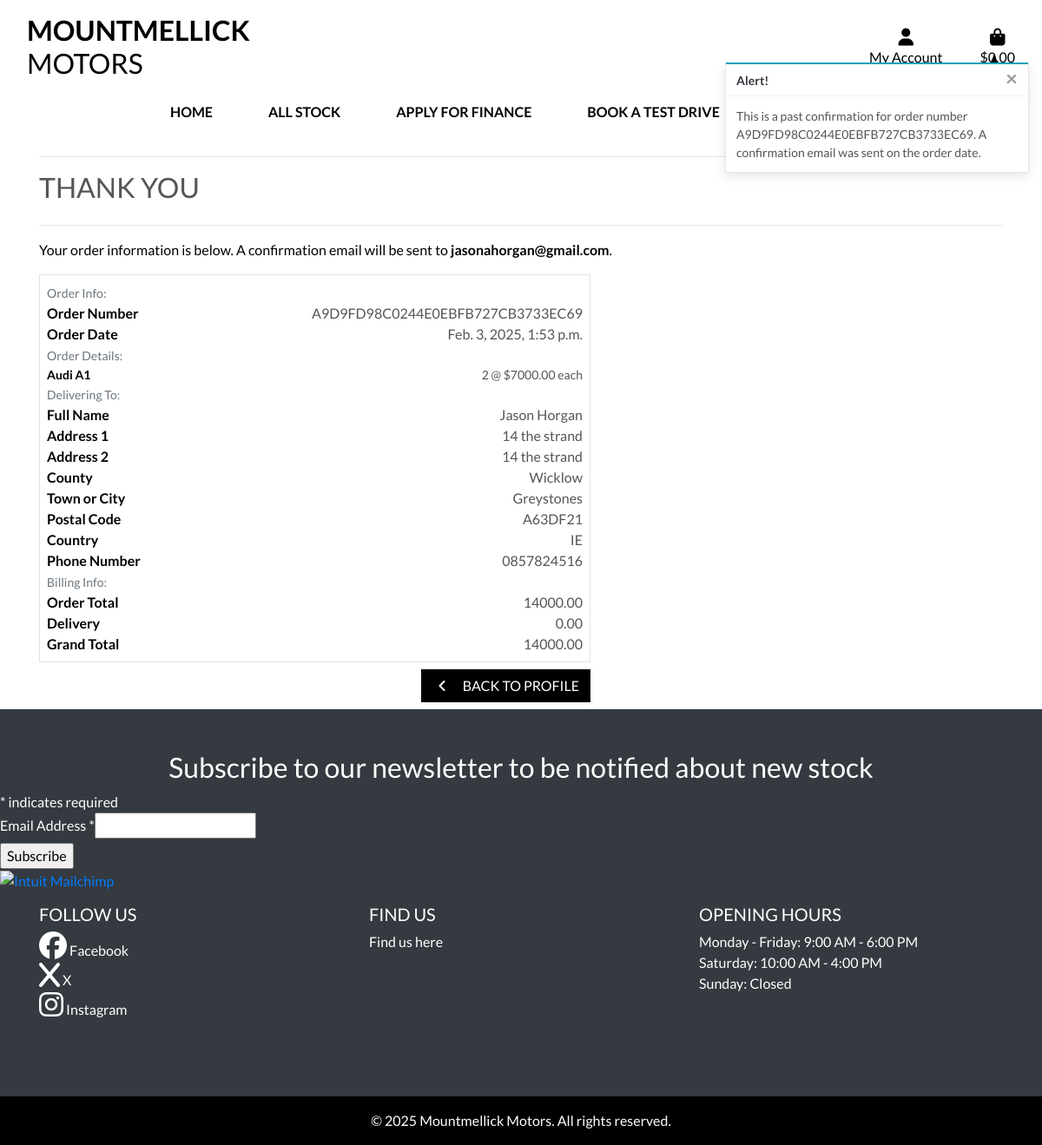
The app's page /profile/order_history/A9D9FD98C0244E0EBFB727CB3733EC69 with its own data.
### checkout/models.py (models this page shows, shortened)
class Order(models.Model):
    order_number = models.CharField(max_length=32, null=False, editable=False)
    user_profile = models.ForeignKey(UserProfile, on_delete=models.SET_NULL,
                                     null=True, blank=True, related_name='orders')
    full_name = models.CharField(max_length=50, null=False, blank=False)
    email = models.EmailField(max_length=254, null=False, blank=False)
    phone_number = models.CharField(max_length=20, null=False, blank=False)
    country = CountryField(blank_label='Country *', null=False, blank=False)
    postcode = models.CharField(max_length=20, null=True, blank=True)
    town_or_city = models.CharField(max_length=40, null=False, blank=False)
    street_address1 = models.CharField(max_length=80, null=False, blank=False)
    street_address2 = models.CharField(max_length=80, null=True, blank=True)
    county = models.CharField(max_length=80, null=True, blank=True)
    date = models.DateTimeField(auto_now_add=True)
    delivery_cost = models.DecimalField(max_digits=6, decimal_places=2, null=False, default=0)
    order_total = models.DecimalField(max_digits=12, decimal_places=2, null=False, default=0)
    grand_total = models.DecimalField(max_digits=12, decimal_places=2, null=False, default=0)
    original_bag = models.TextField(null=False, blank=False, default='')
    stripe_pid = models.CharField(max_length=254, null=False, blank=False, default='')

class OrderLineItem(models.Model):
    order = models.ForeignKey(Order, null=False, blank=False, on_delete=models.CASCADE, related_name='lineitems')
    product = models.ForeignKey(Stock, null=False, blank=False, on_delete=models.CASCADE)
    quantity = models.IntegerField(null=False, blank=False, default=0)
    lineitem_total = models.DecimalField(max_digits=12, decimal_places=2, null=False, blank=False, editable=False)

### products/models.py (models this page shows, shortened)
class Stock(models.Model):
    FUEL_TYPE_CHOICES = [
        ('petrol', 'Petrol'),
        ('diesel', 'Diesel'),
        ('electric', 'Electric'),
        ('hybrid', 'Hybrid'),
        ('other', 'Other'),
    ]
    TRANSMISSION_TYPE_CHOICES = [
        ('manual', 'Manual'),
        ('automatic', 'Automatic'),
        ('semi_automatic', 'Semi-Automatic'),
        ('other', 'Other'),
    ]
    reg_number = models.CharField(
        max_length=254,
        unique=True,
        validators=[RegexValidator(regex='^[A-Za-z0-9]*$', message='Registration number must be alphanumeric')]
    )
    make = models.CharField(max_length=254, null=True, blank=True)
    model = models.CharField(max_length=254, null=True, blank=True)
    fuel_type = models.CharField(
        max_length=20,
        choices=FUEL_TYPE_CHOICES,
        null=True,
        blank=True
    )
    transmission_type = models.CharField(
        max_length=20,
        choices=TRANSMISSION_TYPE_CHOICES,
        null=True,
        blank=True
    )
    description = models.TextField()
    price = models.DecimalField(max_digits=8, decimal_places=2)
    image_url = models.URLField(max_length=1024, null=True, blank=True)
    image = models.ImageField(null=True, blank=True)

### profiles/views.py (the view)
# urls.py: path('order_history/<order_number>', views.order_history, name='order_history'),
def order_history(request, order_number):
    order = get_object_or_404(Order, order_number=order_number)
    messages.info(request, (
        f'This is a past confirmation for order number {order_number}. '
        'A confirmation email was sent on the order date.'
    ))
    template = 'checkout/checkout_success.html'
    context = {
        'order': order,
        'from_profile': True,
    }
    return render(request, template, context)

### bag/contexts.py (called while the page is built, shortened)
def bag_contents(request):
    bag_items = []
    total = 0
    stock_count = 0
    bag = request.session.get('bag', {})
    if total < settings.FREE_DELIVERY_THRESHOLD:
        delivery = total * Decimal(settings.STANDARD_DELIVERY_PERCENTAGE / 100)
        free_delivery_delta = settings.FREE_DELIVERY_THRESHOLD - total
    else:
        delivery = 0
        free_delivery_delta = 0
    grand_total = delivery + total
    context = {
        'bag_items': bag_items,
        'total': total,
        'stock_count': stock_count,
        'delivery': delivery,
        'free_delivery_delta': free_delivery_delta,
        'free_delivery_threshold': settings.FREE_DELIVERY_THRESHOLD,
        'grand_total': grand_total,
    }
    return context

### checkout/templates/checkout/checkout_success.html (shortened to what this page needs)
{% extends "base.html" %}
{% load static %}
{% block extra_css %}
    <link rel="stylesheet" href="{% static 'checkout/css/checkout.css' %}">
{% endblock %}
{% block content %}
    <div class="overlay"></div>
    <div class="container">
        <div class="row">
            <div class="col">
                <hr>
                <h2 class="logo-font mb-4">Thank You</h2>
                <hr>
                <p class="text-black">Your order information is below. A confirmation email will be sent to <strong>{{ order.email }}</strong>.</p>
            </div>
        </div>
        <div class="row">
            <div class="col-12 col-lg-7">
                <div class="order-confirmation-wrapper p-2 border">
                    <div class="row">
                        <div class="col">
                            <small class="text-muted">Order Info:</small>
                        </div>
                    </div>
                    <div class="row">
                        <div class="col-12 col-md-4">
                            <p class="mb-0 text-black font-weight-bold">Order Number</p>
                        </div>
                        <div class="col-12 col-md-8 text-md-right">
                            <p class="mb-0">{{ order.order_number }}</p>
                        </div>
                    </div>
                    <div class="row">
                        <div class="col-12 col-md-4">
                            <p class="mb-0 text-black font-weight-bold">Order Date</p>
                        </div>
                        <div class="col-12 col-md-8 text-md-right">
                            <p class="mb-0">{{ order.date }}</p>
                        </div>
                    </div>
                    <div class="row">
                        <div class="col">
                            <small class="text-muted">Order Details:</small>
                        </div>
                    </div>
                    {% for item in order.lineitems.all %}
                    <div class="row">
                        <div class="col-12 col-md-4">
                            <p class="small mb-0 text-black font-weight-bold">
                                {{ item.product.make }} {{ item.product.model }}
                            </p>
                        </div>
                        <div class="col-12 col-md-8 text-md-right">
                            <p class="small mb-0">{{ item.quantity }} @ ${{ item.product.price }} each</p>
                        </div>
                    </div>
                    {% endfor %}
                    <div class="row">
                        <div class="col">
                            <small class="text-muted">Delivering To:</small>
                        </div>
                    </div>
                    <div class="row">
                        <div class="col-12 col-md-4">
                            <p class="mb-0 text-black font-weight-bold">Full Name</p>
                        </div>
                        <div class="col-12 col-md-8 text-md-right">
                            <p class="mb-0">{{ order.full_name }}</p>
                        </div>
                    </div>
                    <div class="row">
                        <div class="col-12 col-md-4">
                            <p class="mb-0 text-black font-weight-bold">Address 1</p>
                        </div>
                        <div class="col-12 col-md-8 text-md-right">
                            <p class="mb-0">{{ order.street_address1 }}</p>
                        </div>
                    </div>
                    {% if order.street_address2 %}
                    <div class="row">
                        <div class="col-12 col-md-4">
                            <p class="mb-0 text-black font-weight-bold">Address 2</p>
                        </div>
                        <div class="col-12 col-md-8 text-md-right">
                            <p class="mb-0">{{ order.street_address1 }}</p>
                        </div>
                    </div>
                    {% endif %}
                    {% if order.county %}
                    <div class="row">
                        <div class="col-12 col-md-4">
                            <p class="mb-0 text-black font-weight-bold">County</p>
                        </div>
                        <div class="col-12 col-md-8 text-md-right">
                            <p class="mb-0">{{ order.county }}</p>
                        </div>
                    </div>
                    {% endif %}
                    <div class="row">
                        <div class="col-12 col-md-4">
                            <p class="mb-0 text-black font-weight-bold">Town or City</p>
                        </div>
                        <div class="col-12 col-md-8 text-md-right">
                            <p class="mb-0">{{ order.town_or_city }}</p>
                        </div>
                    </div>
                    {% if order.postcode %}
                    <div class="row">
                        <div class="col-12 col-md-4">
                            <p class="mb-0 text-black font-weight-bold">Postal Code</p>
                        </div>
                        <div class="col-12 col-md-8 text-md-right">
                            <p class="mb-0">{{ order.postcode }}</p>
                        </div>
                    </div>
                    {% endif %}
                    <div class="row">
                        <div class="col-12 col-md-4">
                            <p class="mb-0 text-black font-weight-bold">Country</p>
                        </div>
                        <div class="col-12 col-md-8 text-md-right">
                            <p class="mb-0">{{ order.country }}</p>
                        </div>
                    </div>
                    <div class="row">
                        <div class="col-12 col-md-4">
                            <p class="mb-0 text-black font-weight-bold">Phone Number</p>
                        </div>
                        <div class="col-12 col-md-8 text-md-right">
                            <p class="mb-0">{{ order.phone_number }}</p>
                        </div>
                    </div>
                    <div class="row">
                        <div class="col">
                            <small class="text-muted">Billing Info:</small>
                        </div>
                    </div>
                    <div class="row">
                        <div class="col-12 col-md-4">
                            <p class="mb-0 text-black font-weight-bold">Order Total</p>
                        </div>
                        <div class="col-12 col-md-8 text-md-right">
                            <p class="mb-0">{{ order.order_total }}</p>
                        </div>
                    </div>
                    <div class="row">
                        <div class="col-12 col-md-4">
                            <p class="mb-0 text-black font-weight-bold">Delivery</p>
                        </div>
                        <div class="col-12 col-md-8 text-md-right">
                            <p class="mb-0">{{ order.delivery_cost }}</p>
                        </div>
                    </div>
                    <div class="row">
                        <div class="col-12 col-md-4">
                            <p class="mb-0 text-black font-weight-bold">Grand Total</p>
                        </div>
                        <div class="col-12 col-md-8 text-md-right">
                            <p class="mb-0">{{ order.grand_total }}</p>
                        </div>
                    </div>
                </div>
            </div>
        </div>
        <div class="row">
			<div class="col-12 col-lg-7 text-right">
                {% if from_profile %}
                    <a href="{% url 'profile' %}" class="btn btn-black rounded-0 my-2">
                        <span class="icon mr-2">
                            <i class="fas fa-angle-left"></i>
                        </span>
                        <span class="text-uppercase">Back to Profile</span>
                    </a>
                {% endif %}
			</div>
		</div>
    </div>
{% endblock %}

### static/css/base.css (style rules this page uses)
html { height: 100%; }
body { background: #f0f0f0; color: #555; font-family: 'Lato'; padding-top: 164px; }
.icon { align-items: center; display: inline-flex; justify-content: center; height: 1.5rem; width: 1.5rem; }
.logo-font { text-transform: uppercase; }
.btn-black { background: black; color: white; }
.text-black { color: #000 !important; }
.overlay { height: 100%; width: 100%; top: 0; left: 0; position: fixed; background: white; z-index: -1; }

### records on screen
Order: email "jasonahorgan@gmail.com", order_number "A9D9FD98C0244E0EBFB727CB3733EC69", date "Feb. 3, 2025, 1:53 p.m.", full_name "Jason Horgan", street_address1 "14 the strand", county "Wicklow", town_or_city "Greystones", postcode "A63DF21", country "IE", phone_number "0857824516", order_total "14000.00", delivery_cost "0.00", grand_total "14000.00"
OrderLineItem: product.make "Audi", product.model "A1", quantity "2", product.price "7000.00"

### other values on screen
{{ message }} "This is a past confirmation for order number A9D9FD98C0244E0EBFB727CB3733EC69. A confirmation email was sent on the order date."
